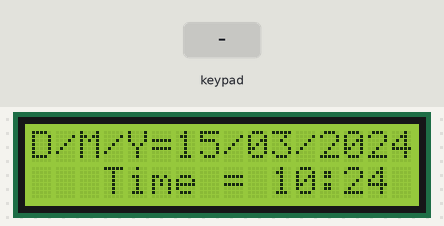
A sketch run on a simulated Arduino Uno, built with avr-gcc and run on an emulated ATmega328P. Shown: 16×2 character LCD. Inputs (shaded band) come from the test bench. The local clock reads 2024-03-15 10:24:30 at power-on unless the sketch sets it.

Above: at 1.2 s.
1.3 s: key 'A' pressed
At 2.1 s:
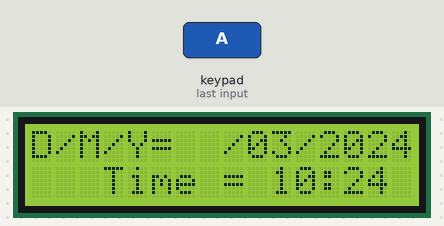
3.2 s: keypad keys 7 6 5 4 A pressed 0.4 s apart
At 5.4 s:
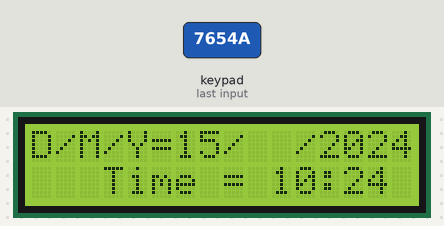
6.7 s: key 'B' pressed
At 7.6 s:
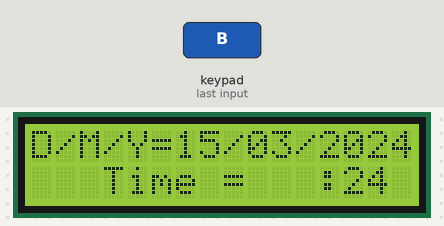
Timing chart, 0 to 9.7 s (numbered marks = the images above; inputs shaded):
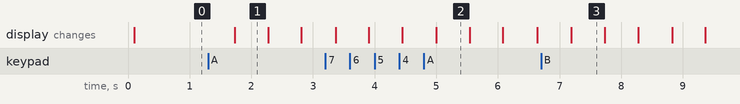

The sketch:

Check19_2.ino
```cpp
//19.2
#include <Arduino_FreeRTOS.h>
#include <semphr.h>          // เพิ่ม Header File สำหรับใช้งาน Semaphore / Mutex
#include <Wire.h>
#include <LiquidCrystal_I2C.h>
#include <Keypad_I2C.h>
#include <Keypad.h>
#include <TimeLib.h>
#include <DS1307RTC.h>

#define I2CADDR_KEYPAD 0x20  // กำหนด Address I2C สำหรับ Keypad
#define YEAR_MIN       2000  // ขอบเขตปีขั้นต่ำ
#define YEAR_MAX       2099  // ขอบเขตปีสูงสุด
#define BLINK_MS       400   // ความเร็วในการกระพริบตัวเลข (มิลลิวินาที)

// ประกาศตัวแปร Global สำหรับเก็บกุญแจ Mutex ล็อกบัส I2C
SemaphoreHandle_t xI2CMutex;

// กำหนดขนาดและแผนผังปุ่มกดของ Keypad 4x4
const byte ROWS = 4, COLS = 4;
char hexaKeys[ROWS][COLS] = {
  {'1','2','3','A'},
  {'4','5','6','B'},
  {'7','8','9','C'},
  {'*','0','#','D'}
};
byte rowPins[ROWS] = {7, 6, 5, 4};
byte colPins[COLS] = {3, 2, 1, 0};

// ประกาศ Object ของ LCD และ Keypad I2C
LiquidCrystal_I2C lcd(0x27, 16, 2);
Keypad_I2C keypad(makeKeymap(hexaKeys), rowPins, colPins, ROWS, COLS, I2CADDR_KEYPAD);

// กำหนด Enum สำหรับโหมดการทำงานและฟิลด์ที่กำลังปรับแต่ง
enum Mode  { MODE_RUN, MODE_SET_TIME, MODE_SET_DATE };
enum Field { F_HOUR, F_MIN, F_DAY, F_MON, F_YEAR };

Mode  mode  = MODE_RUN;
Field field = F_HOUR;

// ตัวแปรสำหรับเก็บค่าเวลาและวันที่ชั่วคราวขณะแก้ไข
uint8_t e_hour = 0, e_min = 0, e_day = 1, e_mon = 1;
int     e_year = 2026;
tmElements_t tm;

bool blink_on = true;        // สถานะเปิด/ปิด การกระพริบของตัวอักษร
uint8_t f_pos[3], f_len[3];  // เก็บตำแหน่งและขนาดของฟิลด์วันที่บน LCD

// ============================================================================
// RTC DATA MANAGEMENT
// ============================================================================
uint8_t days_in_month(uint8_t m, int y) {
  static const uint8_t d[12] = {31,28,31,30,31,30,31,31,30,31,30,31};
  if (m == 2 && ((y % 4 == 0 && y % 100 != 0) || y % 400 == 0)) return 29;
  return d[m - 1];
}

void clamp_day(void) {
  uint8_t last = days_in_month(e_mon, e_year);
  if (e_day > last) e_day = last;
}

void load_from_rtc(void) {
  if (RTC.read(tm)) {
    e_hour = tm.Hour;   e_min  = tm.Minute;
    e_day  = tm.Day;    e_mon  = tm.Month;
    e_year = tmYearToCalendar(tm.Year);
    if (e_mon < 1 || e_mon > 12) e_mon = 1;
    if (e_day < 1) e_day = 1;
    clamp_day();
  }
}

void save_to_rtc(void) {
  tmElements_t w;
  w.Hour   = e_hour;
  w.Minute = e_min;
  w.Second = 0;
  w.Day    = e_day;
  w.Month  = e_mon;
  w.Year   = CalendarYrToTm(e_year);

  time_t t = makeTime(w);
  breakTime(t, w);
  RTC.write(w);
}

void adjust(int8_t step) {
  switch (field) {
    case F_HOUR:
      e_hour = (uint8_t)((e_hour + 24 + step) % 24);
      break;
    case F_MIN:
      e_min  = (uint8_t)((e_min + 60 + step) % 60);
      break;
    case F_DAY: {
      uint8_t last = days_in_month(e_mon, e_year);
      e_day = (uint8_t)((e_day - 1 + last + step) % last) + 1;
      break;
    }
    case F_MON:
      e_mon = (uint8_t)((e_mon - 1 + 12 + step) % 12) + 1;
      clamp_day();
      break;
    case F_YEAR: {
      int span = YEAR_MAX - YEAR_MIN + 1;
      e_year = (e_year - YEAR_MIN + span + step) % span + YEAR_MIN;
      clamp_day();
      break;
    }
  }
}

// ============================================================================
// LCD HELPERS & DISPLAY
// ============================================================================
void lcd_line(uint8_t row, const char *s) {
  char b[17];
  uint8_t i = 0;
  while (i < 16 && s[i]) { b[i] = s[i]; i++; }
  while (i < 16) b[i++] = ' ';
  b[16] = '\0';
  lcd.setCursor(0, row);
  lcd.print(b);
}

void build_date_line(char *out, uint8_t d, uint8_t m, int y) {
  char t[12];
  uint8_t p = 0, fp[3], fl[3];

  fl[0] = sprintf(t, "%d", d);        fp[0] = 0;  p  = fl[0];
  t[p++] = '/';
  fl[1] = sprintf(t + p, "%02d", m); fp[1] = p;  p += fl[1];
  t[p++] = '/';
  fl[2] = sprintf(t + p, "%04d", y); fp[2] = p;  p += fl[2];

  uint8_t off = 16 - p;
  memset(out, ' ', 16);
  out[16] = '\0';
  memcpy(out, "D/M/Y=", 6);
  memcpy(out + off, t, p);

  for (uint8_t i = 0; i < 3; i++) {
    f_pos[i] = off + fp[i];
    f_len[i] = fl[i];
  }
}

// แสดงผลเวลาและวันที่ในโหมดทำงานปกติ (MODE_RUN)
// (ตัดการสลับบรรทัดออกแล้ว บรรทัดบนเป็นวันที่ บรรทัดล่างเป็นเวลาเสมอ)
void show_run(void) {
  char line_date[17], line_time[17];

  if (RTC.read(tm)) {
    build_date_line(line_date, tm.Day, tm.Month, tmYearToCalendar(tm.Year));
    sprintf(line_time, "   Time = %02d:%02d", tm.Hour, tm.Minute);

    lcd_line(0, line_date);
    lcd_line(1, line_time);
  } else {
    lcd_line(0, "DS1307 Read Err");
    lcd_line(1, "Check circuitry");
  }
}

void show_set(void) {
  char line_date[17], line_time[17];

  build_date_line(line_date, e_day, e_mon, e_year);
  if (!blink_on && mode == MODE_SET_DATE) {
    uint8_t i = field - F_DAY;
    for (uint8_t k = 0; k < f_len[i]; k++) line_date[f_pos[i] + k] = ' ';
  }

  sprintf(line_time, "   Time = %02d:%02d", e_hour, e_min);
  if (!blink_on && mode == MODE_SET_TIME) {
    if (field == F_HOUR) {
      line_time[10] = ' '; line_time[11] = ' ';
    } else {
      line_time[13] = ' '; line_time[14] = ' ';
    }
  }

  // (ตัดการสลับบรรทัดออกแล้ว บรรทัดบนเป็นวันที่ บรรทัดล่างเป็นเวลาเสมอ)
  lcd_line(0, line_date);
  lcd_line(1, line_time);
}

// ============================================================================
// KEYPAD LOGIC
// ============================================================================
// (ตัดปุ่ม 0 สำหรับสลับบรรทัดออกแล้ว)
void handle_key(char key) {
  switch (key) {
    case 'A':
      if (mode != MODE_SET_DATE) {
        if (mode == MODE_RUN) load_from_rtc();
        mode  = MODE_SET_DATE;
        field = F_DAY;
      } else {
        field = (field == F_DAY) ? F_MON : (field == F_MON) ? F_YEAR : F_DAY;
      }
      blink_on = true;
      break;

    case 'B':
      if (mode != MODE_SET_TIME) {
        if (mode == MODE_RUN) load_from_rtc();
        mode  = MODE_SET_TIME;
        field = F_HOUR;
      } else {
        field = (field == F_HOUR) ? F_MIN : F_HOUR;
      }
      blink_on = true;
      break;

    case 'C':
      if (mode != MODE_RUN) adjust(+1);
      break;

    case 'D':
      if (mode != MODE_RUN) adjust(-1);
      break;

    case '#':
      if (mode != MODE_RUN) {
        save_to_rtc();
        mode = MODE_RUN;
      }
      break;

    default:
      break;
  }
}

// ============================================================================
// FREERTOS TASKS
// ============================================================================
void TaskKeypad(void *pvParameters) {
  (void) pvParameters;
  for (;;) {
    if (xSemaphoreTake(xI2CMutex, portMAX_DELAY) == pdTRUE) {
      char key = keypad.getKey();
      if (key != NO_KEY) {
        handle_key(key);
      }
      xSemaphoreGive(xI2CMutex);
    }
    vTaskDelay(50 / portTICK_PERIOD_MS);
  }
}

void TaskDisplay(void *pvParameters) {
  (void) pvParameters;
  TickType_t xLastBlinkTime = xTaskGetTickCount();

  for (;;) {
    if ((xTaskGetTickCount() - xLastBlinkTime) >= pdMS_TO_TICKS(BLINK_MS)) {
      xLastBlinkTime = xTaskGetTickCount();
      blink_on = !blink_on;
    }

    if (xSemaphoreTake(xI2CMutex, portMAX_DELAY) == pdTRUE) {
      if (mode == MODE_RUN) {
        show_run();
      } else {
        show_set();
      }
      xSemaphoreGive(xI2CMutex);
    }

    vTaskDelay(150 / portTICK_PERIOD_MS);
  }
}

// ============================================================================
// SYSTEM INITIALIZATION
// ============================================================================
void setup() {
  Wire.begin();

  xI2CMutex = xSemaphoreCreateMutex();

  keypad.begin();
  lcd.init();
  lcd.backlight();
  lcd.clear();

  xTaskCreate(TaskKeypad,  "KeypadTask",  128, NULL, 2, NULL);
  xTaskCreate(TaskDisplay, "DisplayTask", 192, NULL, 1, NULL);
}

void loop() {
}
```

Measured:
- after the input at 1.3 s, the display: changes after 0.43 s (image 1)
- what the display in image 1 shows lasts 0.6 s, from 1.7 s to 2.3 s
